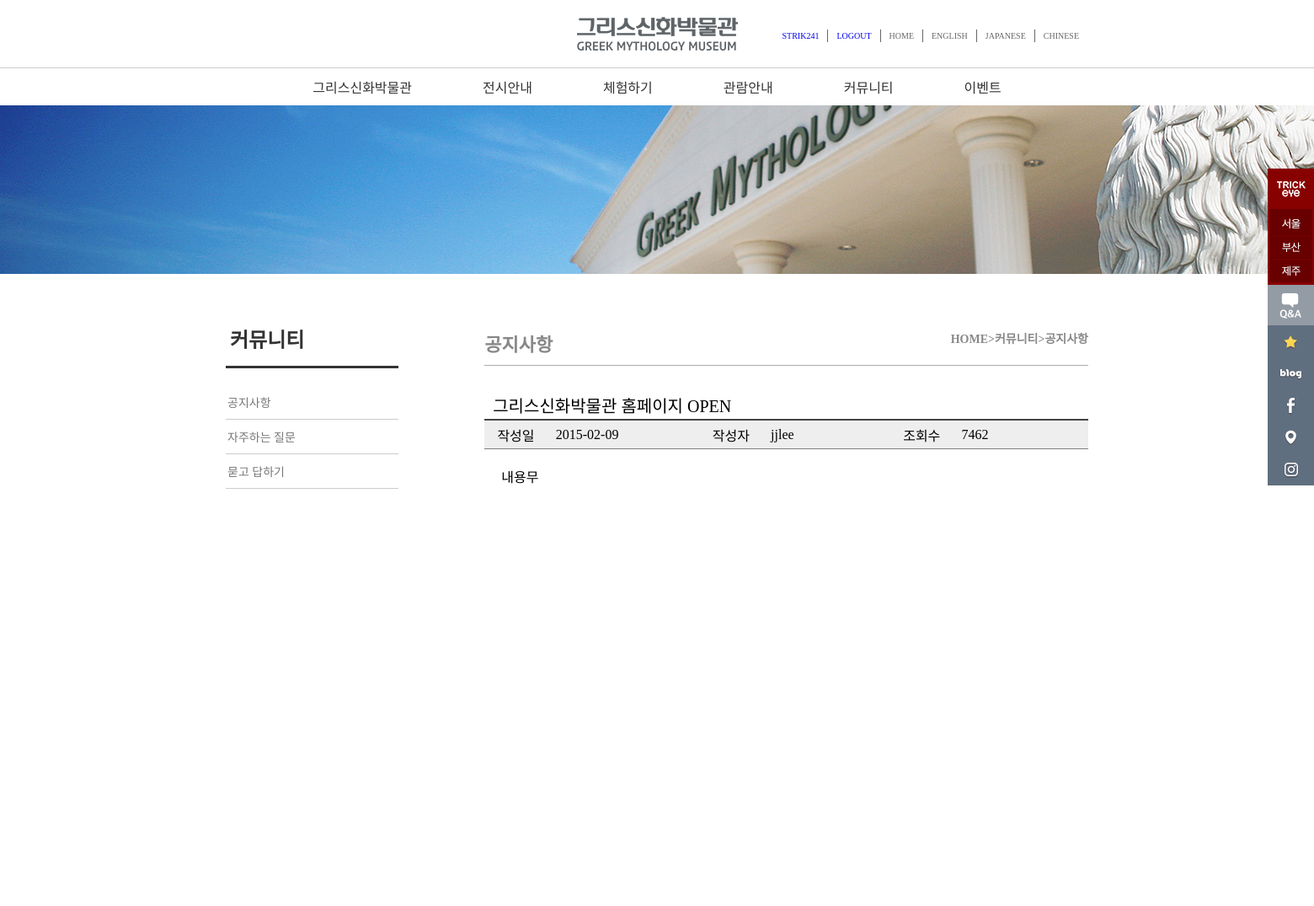
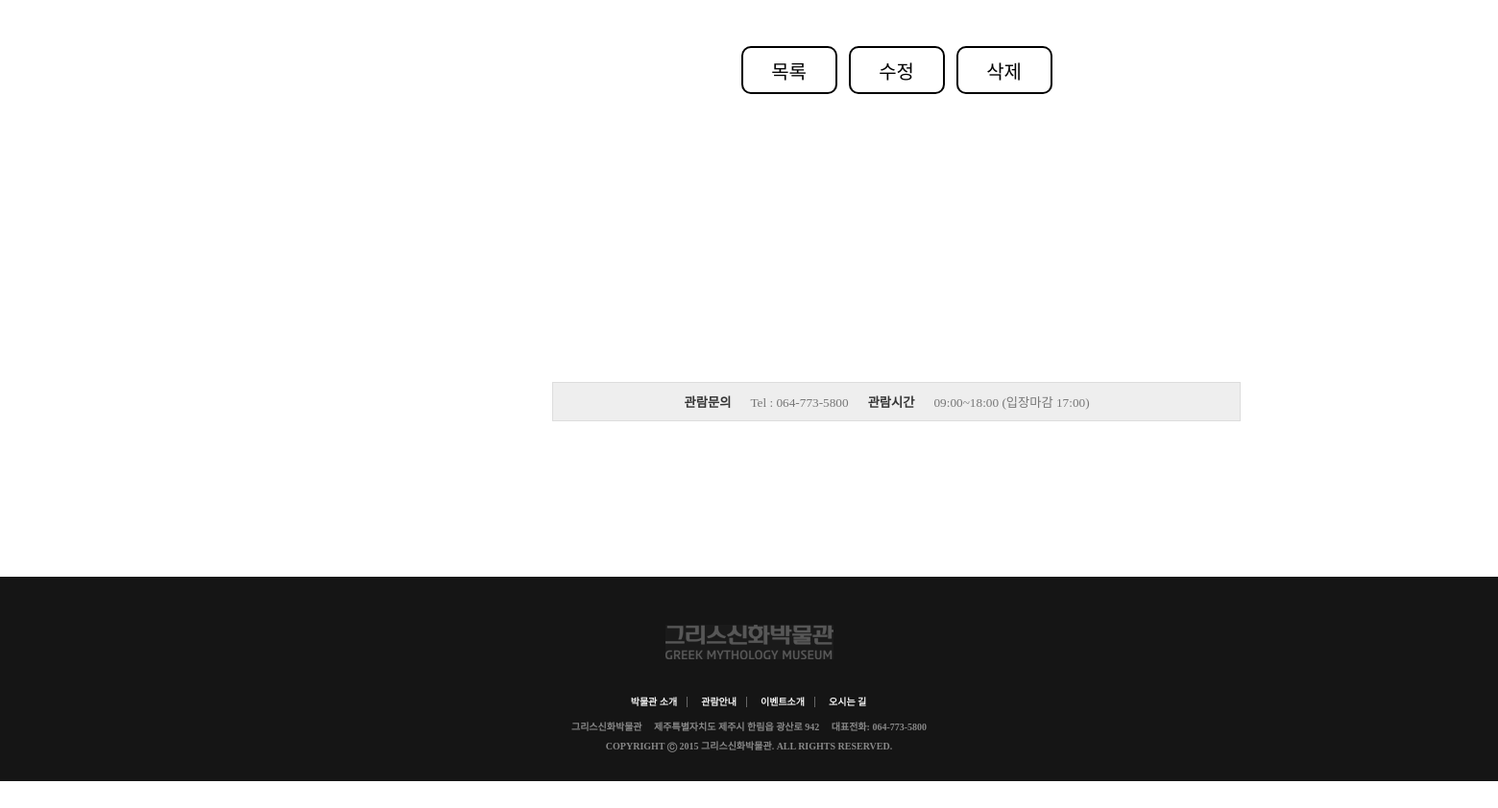
The app's page /Community/board_view.php?num=1 (signed in) with its own data (2 pictures, top to bottom).
### tables this page shows
CREATE TABLE `board_notice` (
  `num` int(11) NOT NULL,
  `id` char(15) NOT NULL,
  `name` char(15) NOT NULL,
  `subject` char(200) NOT NULL,
  `content` text NOT NULL,
  `regist_day` char(20) NOT NULL,
  `hit` int(11) NOT NULL,
  `file_name` char(40) DEFAULT NULL,
  `file_type` char(40) DEFAULT NULL,
  `file_copied` char(40) DEFAULT NULL
);

### Community/board_view.php (the view, shortened to what this page needs)
<!DOCTYPE html>
<html lang="kor">
<head>
    <link rel="stylesheet" href="../css/common.css?ver=1">
    <link rel="stylesheet" href="../css/subpage_common.css?ver=1">
    <link rel="stylesheet" href="../css/community.css?ver=1">
    <link rel="stylesheet" href="../css/board_view.css?ver=1">
</head>
<body>
    <div id="wrap">
        <header>
            <?php include "../header.php"  ?>
        </header>
        <section id="slider">
           <img src="../img/aboutus/sub_visual_bg.jpg" alt="">
        </section>
        <div id="sub_main">
            <aside id="left_menu">
            </aside>
        <section id="sub_contents">
            <h3>공지사항<span>HOME>커뮤니티>공지사항</span></h3>
            <?php
            $con = mysqli_connect("localhost", "user1", "12345", "sample");
            $num = $_GET['num'];
            $query = "select subject, content, regist_day, hit, id from board_notice where num = $num";
            $result = $con->query($query);
            $rows = mysqli_fetch_assoc($result);
            ?>
            <table class="read_table" align=center>
                <tr>
                    <td colspan="6" class="read_title"><?php echo $rows['subject'] ?></td>
                </tr>
                <tr>
                    <td class="read_day">작성일</td>
                    <td class="read_day2"><?php echo $rows['regist_day'] ?></td>
                    <td class="read_id">작성자</td>
                    <td class="read_id2"><?php echo $rows['id'] ?></td>
                    <td class="read_hit">조회수</td>
                    <td class="read_hit2"><?php echo $rows['hit'] ?></td>
                </tr>
                <tr>
                    <td colspan="6" class="read_content" valign="top">
                    <?php echo $rows['content'] ?></td>
                </tr>
            </table>
            <div class="read_btn">
                <button class="read_btn1" onclick="location.href='Notice.php'">목록</button>&nbsp;&nbsp;
                <button class="read_btn1" onclick="location.href='board_modify.php?num=<?= $num ?>'">수정</button>&nbsp;&nbsp;
                <button class="read_btn1" a onclick="ask();">삭제</button>
            </div>
            <article id="sub_contact">
                <div>
                    <h5>관람문의<span>Tel : 064-773-5800</span>관람시간<span>09:00~18:00 (입장마감 17:00)</span></h5>
                </div>
            </article>
        </section>
        </div>
        <footer>
        </footer>
 </div>
</body>
</html>

### css/common.css (style rules this page uses)
* { margin:0; padding:0; list-style: none; text-decoration: none; scroll-behavior: smooth; }
#wrap { width:100%; }
header { width:100%; }
footer { margin:60px 0 40px 0; width:100%; background-color: #151515; }
footer #foot { margin:0 auto; width:100%; overflow: hidden; text-align: center; padding: 20px 0; }
footer #foot img { margin: 30px; }
footer #foot ul { margin: 0 auto; }
footer #foot #foot_menu li { display: inline; padding:0; margin:0; }
footer #foot #foot_menu li a { margin: 0; padding: 0 10px; border-right: 1px solid #666; }
footer #foot #foot_menu li:last-child a { border-right: 1px solid #151515; }
footer #foot #foot_menu li a { text-decoration: none; font-size: 10px; font-weight: bold; color: #F2F2F2; }
footer #foot #contact { clear: both; margin:10px 0; }
footer #foot #contact li { font-size:10px; font-weight: bold; margin:5px 0; color: #888; }
footer #foot #contact li span { margin: 0 10px; }

### css/subpage_common.css (style rules this page uses)
#sub_main { width: 1024px; margin: 20px auto; overflow: hidden; }
#sub_main #left_menu { width:20%; float: left; }
#sub_main #left_menu nav h2 { margin:20px 0; padding: 15px 5px; border-bottom: 3px solid #333; color:#333; }
#sub_main #left_menu nav ul li { padding: 10px 2px; border-bottom: 1px solid #ccc; }
#sub_main #left_menu nav ul li a { text-decoration: none; color:#777; font-size: 14px; }
#sub_main #sub_contents { margin:20px 0; padding: 2px 0; width:70%; float: right; }
#sub_main #sub_contents h3 { font-size: 22px; color: #888; padding: 10px 0; margin:10px 0; border-bottom: 1px solid #aaa; }
#sub_main #sub_contents h3 span { font-size: 14px; float:right; }
#sub_main #sub_contents article { width:100%; }

### css/community.css (style rules this page uses)
#sub_main #sub_contact div { padding: 10px 0; border: 1px solid #ddd; background-color: #eee; margin: 150px 0 80px 0; }
#sub_main #sub_contact div h5 { width: 75%; margin: 0 auto; text-align: center; color: #333; }
#sub_main #sub_contact div h5 span { padding: 0 20px; font-weight: normal; color: #777; }

### css/board_view.css (style rules this page uses)
.read_table { margin-top: 30px; border-collapse : collapse; }
.read_title { height: 33px; width: 1000px; border-bottom: 2px solid #444444; padding-left: 10px; font-size: 20px; }
.read_day { background-color: #EEEEEE; width: 20px; height: 33px; text-align: center; }
.read_day2 { background-color: #EEEEEE; width: 30px; height: 33px; padding-left: 10px; }
.read_id { background-color: #EEEEEE; width: 20px; height: 33px; text-align: center; }
.read_id2 { background-color: #EEEEEE; width: 30px; height: 33px; padding-left: 10px; }
.read_hit { background-color: #EEEEEE; width: 20px; height: 33px; text-align: center; }
.read_hit2 { background-color: #EEEEEE; width: 30px; height: 33px; padding-left: 10px; }
.read_content { padding: 20px; border-top: 1px solid gray; height: 500px; }
.read_btn { width: 700px; height: 200px; text-align: center; margin: auto; margin-top: 50px; }
.read_btn1 { height: 50px; width: 100px; font-size: 20px; text-align: center; background-color: white; border: 2px solid black; border-radius: 10px; }

### records on screen
board_notice: subject "그리스신화박물관 홈페이지 OPEN", regist_day "2015-02-09", id "jjlee", hit "7462", content "내용무"

### other values on screen
$userid "STRIK241"
